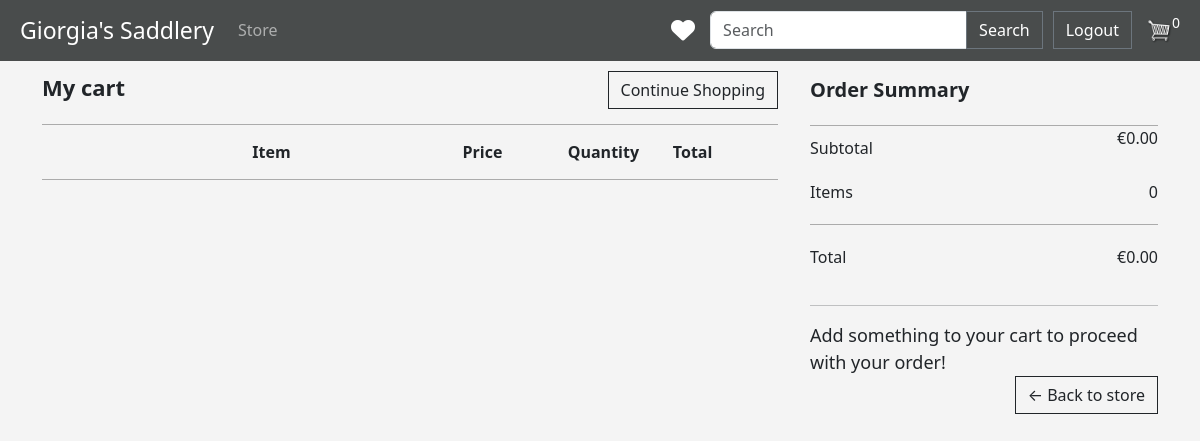
The app's page /cart/ (signed in) with its own data.
### store/models.py (models this page shows, shortened)
class OrderModel(models.Model):
    customer = models.ForeignKey(CustomerModel, on_delete=models.SET_NULL, blank=True, null=True)
    date_order = models.DateTimeField(auto_now_add=True)
    complete = models.BooleanField(default=False, null=True, blank=True)
    transaction_id = models.CharField(max_length=5, null=True)
    def calculate_cart_total(self):
        orderitems = self.orderitemmodel_set.all()
        total = sum([item.calculate_total for item in orderitems])
        return total
    def calculate_cart_items(self):
        orderitems = self.orderitemmodel_set.all()
        total = sum([item.quantity for item in orderitems])
        return total

### store/views.py (the view)
# urls.py: path('cart/', views.cart, name="cart"),
def cart(request):
    customer = request.user.customermodel
    order, created = OrderModel.objects.get_or_create(customer=customer, complete=False)
    items_list = order.orderitemmodel_set.all()   #rende tutti gli item di quell'ordine
    cart_items = order.calculate_cart_items
    context = {'items_list': items_list, 'order': order, 'cart_items': cart_items}
    return render(request, 'store/cart.html', context)

### store/templates/store/cart.html (shortened to what this page needs)
{% extends 'store/main.html' %}
{% load static %}
{% block content %}
    <div class="row">
        <div class="col-lg-8 col-md-12">
            <div style="display: flex;justify-content: space-between;border-bottom:1px solid rgba(0, 0, 0, 0.3); padding-bottom: 15px;">
                <div style=" font-size:22px; ">
                    <strong> My cart </strong>
                </div>
                <div>
                    <a class= "btn btn-outline-dark" href="{% url 'store' %}"> Continue Shopping</a>
                </div>
            </div>
            <div style="display: flex; align-items: center; padding-bottom: 15px; padding-top:15px; border-bottom:1px solid rgba(0, 0, 0, 0.3);" >
                <div style="flex:2"> <strong> Item</strong></div>
                <div style="flex:1"> <strong> Price</strong> </div>
                <div style="flex:1"> <strong> Quantity</strong> </div>
                <div style="flex:1"> <strong> Total</strong> </div>
            </div>
        </div>
        <div class="col-lg-4 col-md-12" style="padding-left: 20px;">
            <div style="padding-bottom: 20px; margin-top:4px; border-bottom:1px solid rgba(0, 0, 0, 0.3); font-size:20px; ">
                <strong> Order Summary </strong>
            </div>
            <div style="display: flex; justify-content: space-between;padding-bottom: 20px; ">
                <div style="margin-top: 10px">
                    Subtotal
                </div>
                <div>
                    €{{order.calculate_cart_total|floatformat:2}}
                </div>
            </div>
            <div style="display: flex; justify-content: space-between; border-bottom:1px solid rgba(0, 0, 0, 0.3); padding-bottom: 20px; ">
                <div>
                    Items
                </div>
                <div>
                    {{order.calculate_cart_items}}
                </div>
            </div>
            <div style="display: flex; justify-content: space-between; padding-bottom: 20px; padding-top: 20px">
                <div>
                    Total
                </div>
                <div>
                    €{{order.calculate_cart_total|floatformat:2}}
                </div>
            </div>
            {% if order.calculate_cart_items > 0 %}
                <a  style="float:right; margin:5px;" class="btn btn-success" href="{% url 'checkout' %}">Checkout</a>
            {% else %}
                <hr>
                <div style="font-size: 18px;">Add something to your cart to proceed with your order!</div>
                <div style="margin-bottom:20px; display: flex; justify-content: right">
                <a  class="btn btn-outline-dark" href="{% url 'store' %}">&#x2190; Back to store</a>
            </div>
            {% endif %}
        </div>
    </div>
{% endblock content %}

### store/templates/store/main.html (shortened to what this page needs)
<!DOCTYPE html>
{% load static %}
<html lang="en">
<head>
    <link href="https://cdn.jsdelivr.net/npm/bootstrap@5.3.0-alpha3/dist/css/bootstrap.min.css" rel="stylesheet">
    <link rel="stylesheet" type="text/css" href="{% static 'css/main.css' %}">
</head>
<body>
<nav class="navbar navbar-expand-lg navbar-dark bg-dark" style="padding-right: 20px; padding-left: 20px;">
  <a class="navbar-brand" href="{% url 'store' %}" style="font-size: 23px;">  Giorgia's Saddlery </a>
  <div class="collapse navbar-collapse justify-content-between" id="navbarSupportedContent">
    <ul class="navbar-nav mr-auto">
      <li class="nav-item active">
        <a class="nav-link" href="{% url 'store' %}"> Store</a>
      </li>
    </ul>
    <div class="form-inline my-2 my-lg-0 d-flex align-items-center">
        {% if request.user.is_authenticated %}
        <a href="{% url 'likedProducts' %}" style="text-decoration: none; margin-right: 15px" >
            <i class="fa-solid fa-heart fa-xl" style="color: white"></i>
        </a>
        {% endif %}
         <form class="form-inline my-2 my-lg-0" action="{% url 'search' %}" method=POST style="margin-right: 10px">
            <div class="input-group">
            <input class="form-control mr-sm-2" type="search" placeholder="Search" aria-label="Search" name="searched">
            <div class="input-group-append">
                <button class="btn btn-outline-secondary my-2 my-sm-0" type="submit" style="color: white">Search</button>
            </div>
            </div>
        </form>
        {% if request.user.is_authenticated %}
         		<a href="{% url 'logout' %}" class="btn btn-outline-secondary my-2 my-sm-0" type="submit" style="color: white">Logout</a>
        {% else %}
         		<a href="{% url 'login' %}" class="btn btn-outline-secondary my-2 my-sm-0" type="submit" style="color: white; margin-right: 10px;">Login</a>
                <a href="{% url 'register_user' %}" class="btn btn-outline-secondary my-2 my-sm-0" type="submit" style="color: white">Register</a>
        {% endif %}
        {% if request.user.is_authenticated %}
            <a href="{% url 'cart' %}">
                    <img  id="cart-icon" src="{% static 'images/cart.png' %}" >
            </a>
            <p id="cart-total" style="color:white; background-color: transparent; font-size: 14px;">{{cart_items}}</p>
        {% endif %}
    </div>
  </div>
</nav>
<div class="container" style="margin-bottom: 30px">
    {% block content%}
    {% endblock content%}
</div>
</body>
</html>

### static/css/main.css (style rules this page uses)
body { background-color: #f4f4f4; }
.bg-dark { background-color: #494c4c !important; }
#cart-icon { width:25px; display: inline-block; margin-left: 15px; }
.col-lg-4, .col-lg-6, .col-lg-8, .col-lg-12 { margin-top: 10px; }
.btn { border-radius: 0; }

### store/templates/store/main.html (style rules this page uses)
body { background-color: #f4f4f4; }

### records on screen
OrderModel: id "0", calculate_cart_total "0.00", calculate_cart_items "0"
